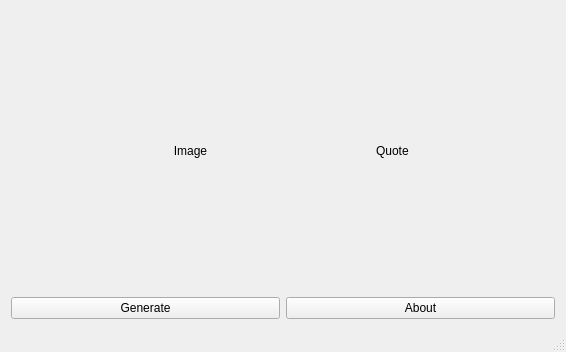
<?xml version="1.0" encoding="UTF-8"?>
<ui version="4.0">
 <class>MainWindow</class>
 <widget class="QMainWindow" name="MainWindow">
  <property name="geometry">
   <rect>
    <x>0</x>
    <y>0</y>
    <width>566</width>
    <height>352</height>
   </rect>
  </property>
  <property name="windowTitle">
   <string>Karl Memes</string>
  </property>
  <widget class="QWidget" name="centralWidget">
   <layout class="QGridLayout" name="gridLayout_2">
    <item row="1" column="0">
     <widget class="QPushButton" name="GenerateButton">
      <property name="text">
       <string>Generate</string>
      </property>
     </widget>
    </item>
    <item row="1" column="1">
     <widget class="QPushButton" name="AboutButton">
      <property name="text">
       <string>About</string>
      </property>
     </widget>
    </item>
    <item row="0" column="0" colspan="2">
     <layout class="QHBoxLayout" name="Container1">
      <property name="spacing">
       <number>6</number>
      </property>
      <property name="sizeConstraint">
       <enum>QLayout::SetDefaultConstraint</enum>
      </property>
      <property name="leftMargin">
       <number>0</number>
      </property>
      <item>
       <widget class="QLabel" name="ImageLabel">
        <property name="sizePolicy">
         <sizepolicy hsizetype="Preferred" vsizetype="Preferred">
          <horstretch>2</horstretch>
          <verstretch>0</verstretch>
         </sizepolicy>
        </property>
        <property name="text">
         <string>Image</string>
        </property>
        <property name="alignment">
         <set>Qt::AlignCenter</set>
        </property>
       </widget>
      </item>
      <item>
       <widget class="QLabel" name="QuoteLabel">
        <property name="sizePolicy">
         <sizepolicy hsizetype="Preferred" vsizetype="Preferred">
          <horstretch>1</horstretch>
          <verstretch>0</verstretch>
         </sizepolicy>
        </property>
        <property name="maximumSize">
         <size>
          <width>16777215</width>
          <height>16777215</height>
         </size>
        </property>
        <property name="text">
         <string>Quote</string>
        </property>
        <property name="textFormat">
         <enum>Qt::RichText</enum>
        </property>
        <property name="scaledContents">
         <bool>true</bool>
        </property>
        <property name="alignment">
         <set>Qt::AlignJustify|Qt::AlignVCenter</set>
        </property>
        <property name="wordWrap">
         <bool>true</bool>
        </property>
       </widget>
      </item>
     </layout>
    </item>
   </layout>
  </widget>
  <widget class="QMenuBar" name="menuBar">
   <property name="geometry">
    <rect>
     <x>0</x>
     <y>0</y>
     <width>566</width>
     <height>21</height>
    </rect>
   </property>
  </widget>
  <widget class="QStatusBar" name="statusBar"/>
 </widget>
 <layoutdefault spacing="6" margin="11"/>
 <resources/>
 <connections>
  <connection>
   <sender>AboutButton</sender>
   <signal>clicked()</signal>
   <receiver>MainWindow</receiver>
   <slot>aboutButtonClicked()</slot>
   <hints>
    <hint type="sourcelabel">
     <x>421</x>
     <y>311</y>
    </hint>
    <hint type="destinationlabel">
     <x>282</x>
     <y>175</y>
    </hint>
   </hints>
  </connection>
  <connection>
   <sender>GenerateButton</sender>
   <signal>clicked()</signal>
   <receiver>MainWindow</receiver>
   <slot>generateButtonClicked()</slot>
   <hints>
    <hint type="sourcelabel">
     <x>144</x>
     <y>311</y>
    </hint>
    <hint type="destinationlabel">
     <x>282</x>
     <y>175</y>
    </hint>
   </hints>
  </connection>
 </connections>
 <slots>
  <slot>aboutButtonClicked()</slot>
  <slot>generateButtonClicked()</slot>
 </slots>
</ui>
